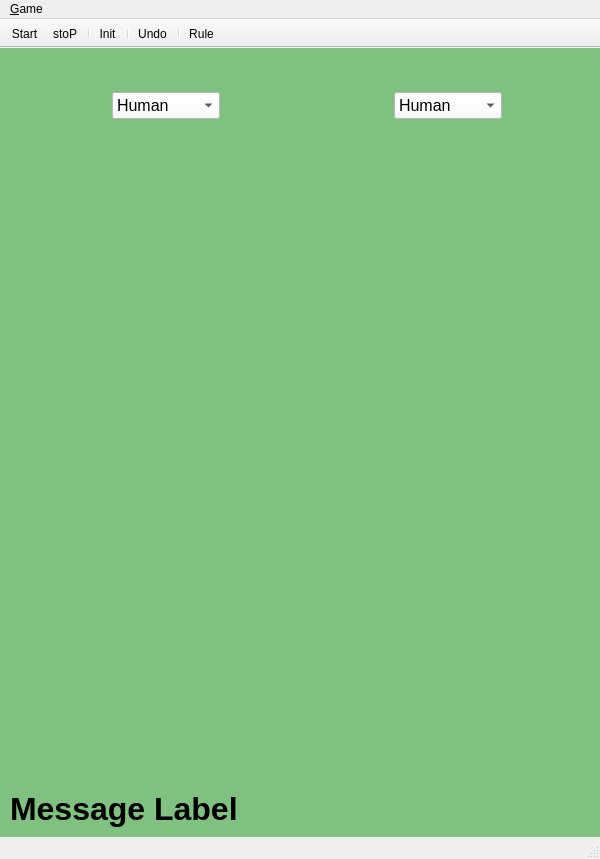
<?xml version="1.0" encoding="UTF-8"?>
<ui version="4.0">
 <class>MainWindowClass</class>
 <widget class="QMainWindow" name="MainWindowClass">
  <property name="geometry">
   <rect>
    <x>0</x>
    <y>0</y>
    <width>600</width>
    <height>859</height>
   </rect>
  </property>
  <property name="windowTitle">
   <string>MainWindow</string>
  </property>
  <property name="styleSheet">
   <string notr="true"/>
  </property>
  <widget class="CentralWidget" name="centralWidget">
   <property name="autoFillBackground">
    <bool>false</bool>
   </property>
   <property name="styleSheet">
    <string notr="true">background-color: #80c080</string>
   </property>
   <layout class="QVBoxLayout" name="verticalLayout">
    <property name="leftMargin">
     <number>10</number>
    </property>
    <property name="topMargin">
     <number>10</number>
    </property>
    <property name="rightMargin">
     <number>10</number>
    </property>
    <property name="bottomMargin">
     <number>10</number>
    </property>
    <item>
     <widget class="QWidget" name="widget" native="true">
      <property name="minimumSize">
       <size>
        <width>32</width>
        <height>95</height>
       </size>
      </property>
      <layout class="QHBoxLayout" name="horizontalLayout">
       <item>
        <widget class="QWidget" name="black" native="true">
         <layout class="QHBoxLayout" name="horizontalLayout_2">
          <property name="leftMargin">
           <number>0</number>
          </property>
          <property name="topMargin">
           <number>0</number>
          </property>
          <property name="rightMargin">
           <number>0</number>
          </property>
          <property name="bottomMargin">
           <number>0</number>
          </property>
          <item>
           <spacer name="horizontalSpacer_3">
            <property name="orientation">
             <enum>Qt::Orientation::Horizontal</enum>
            </property>
            <property name="sizeHint" stdset="0">
             <size>
              <width>40</width>
              <height>20</height>
             </size>
            </property>
           </spacer>
          </item>
          <item>
           <widget class="QLabel" name="label">
            <property name="minimumSize">
             <size>
              <width>0</width>
              <height>70</height>
             </size>
            </property>
            <property name="text">
             <string/>
            </property>
            <property name="pixmap">
             <pixmap>images/circle_black_64.png</pixmap>
            </property>
           </widget>
          </item>
          <item>
           <widget class="QComboBox" name="comboBox">
            <property name="font">
             <font>
              <pointsize>12</pointsize>
             </font>
            </property>
            <property name="styleSheet">
             <string notr="true">background-color: white;</string>
            </property>
            <item>
             <property name="text">
              <string>Human</string>
             </property>
            </item>
            <item>
             <property name="text">
              <string>Randam AI</string>
             </property>
            </item>
            <item>
             <property name="text">
              <string>AI Depth 1</string>
             </property>
            </item>
           </widget>
          </item>
          <item>
           <spacer name="horizontalSpacer">
            <property name="orientation">
             <enum>Qt::Orientation::Horizontal</enum>
            </property>
            <property name="sizeHint" stdset="0">
             <size>
              <width>40</width>
              <height>20</height>
             </size>
            </property>
           </spacer>
          </item>
         </layout>
        </widget>
       </item>
       <item>
        <widget class="QWidget" name="white" native="true">
         <layout class="QHBoxLayout" name="horizontalLayout_3">
          <property name="leftMargin">
           <number>0</number>
          </property>
          <property name="topMargin">
           <number>0</number>
          </property>
          <property name="rightMargin">
           <number>0</number>
          </property>
          <property name="bottomMargin">
           <number>0</number>
          </property>
          <item>
           <spacer name="horizontalSpacer_4">
            <property name="orientation">
             <enum>Qt::Orientation::Horizontal</enum>
            </property>
            <property name="sizeHint" stdset="0">
             <size>
              <width>40</width>
              <height>20</height>
             </size>
            </property>
           </spacer>
          </item>
          <item>
           <widget class="QLabel" name="label_2">
            <property name="minimumSize">
             <size>
              <width>0</width>
              <height>70</height>
             </size>
            </property>
            <property name="text">
             <string/>
            </property>
            <property name="pixmap">
             <pixmap>images/close_black_64.png</pixmap>
            </property>
           </widget>
          </item>
          <item>
           <widget class="QComboBox" name="comboBox_2">
            <property name="font">
             <font>
              <pointsize>12</pointsize>
             </font>
            </property>
            <property name="styleSheet">
             <string notr="true">background-color: white;</string>
            </property>
            <item>
             <property name="text">
              <string>Human</string>
             </property>
            </item>
            <item>
             <property name="text">
              <string>Random AI</string>
             </property>
            </item>
            <item>
             <property name="text">
              <string>AI Depth 1</string>
             </property>
            </item>
           </widget>
          </item>
          <item>
           <spacer name="horizontalSpacer_2">
            <property name="orientation">
             <enum>Qt::Orientation::Horizontal</enum>
            </property>
            <property name="sizeHint" stdset="0">
             <size>
              <width>40</width>
              <height>20</height>
             </size>
            </property>
           </spacer>
          </item>
         </layout>
        </widget>
       </item>
      </layout>
     </widget>
    </item>
    <item>
     <spacer name="verticalSpacer_2">
      <property name="orientation">
       <enum>Qt::Orientation::Vertical</enum>
      </property>
      <property name="sizeHint" stdset="0">
       <size>
        <width>20</width>
        <height>40</height>
       </size>
      </property>
     </spacer>
    </item>
    <item>
     <widget class="BoardWidget" name="board" native="true">
      <property name="minimumSize">
       <size>
        <width>480</width>
        <height>480</height>
       </size>
      </property>
      <property name="maximumSize">
       <size>
        <width>480</width>
        <height>480</height>
       </size>
      </property>
     </widget>
    </item>
    <item>
     <spacer name="verticalSpacer">
      <property name="orientation">
       <enum>Qt::Orientation::Vertical</enum>
      </property>
      <property name="sizeHint" stdset="0">
       <size>
        <width>20</width>
        <height>40</height>
       </size>
      </property>
     </spacer>
    </item>
    <item>
     <widget class="QLabel" name="messLabel">
      <property name="minimumSize">
       <size>
        <width>0</width>
        <height>60</height>
       </size>
      </property>
      <property name="font">
       <font>
        <pointsize>24</pointsize>
        <bold>true</bold>
       </font>
      </property>
      <property name="styleSheet">
       <string notr="true">color: black;</string>
      </property>
      <property name="text">
       <string>Message Label</string>
      </property>
      <property name="alignment">
       <set>Qt::AlignmentFlag::AlignBottom|Qt::AlignmentFlag::AlignLeading|Qt::AlignmentFlag::AlignLeft</set>
      </property>
     </widget>
    </item>
   </layout>
  </widget>
  <widget class="QMenuBar" name="menuBar">
   <property name="enabled">
    <bool>true</bool>
   </property>
   <property name="geometry">
    <rect>
     <x>0</x>
     <y>0</y>
     <width>600</width>
     <height>33</height>
    </rect>
   </property>
   <widget class="QMenu" name="menu_Game">
    <property name="title">
     <string>&amp;Game</string>
    </property>
    <addaction name="action_Init"/>
    <addaction name="action_Start"/>
    <addaction name="action_Stop"/>
    <addaction name="action_Undo"/>
   </widget>
   <addaction name="menu_Game"/>
  </widget>
  <widget class="QToolBar" name="mainToolBar">
   <property name="movable">
    <bool>false</bool>
   </property>
   <property name="iconSize">
    <size>
     <width>48</width>
     <height>48</height>
    </size>
   </property>
   <property name="floatable">
    <bool>false</bool>
   </property>
   <attribute name="toolBarArea">
    <enum>TopToolBarArea</enum>
   </attribute>
   <attribute name="toolBarBreak">
    <bool>false</bool>
   </attribute>
   <addaction name="action_Start"/>
   <addaction name="action_Stop"/>
   <addaction name="separator"/>
   <addaction name="action_Init"/>
   <addaction name="separator"/>
   <addaction name="action_Undo"/>
   <addaction name="separator"/>
   <addaction name="action_Rule"/>
  </widget>
  <widget class="QStatusBar" name="statusBar"/>
  <action name="action_Init">
   <property name="icon">
    <iconset>
     <normaloff>images/first_page.png</normaloff>images/first_page.png</iconset>
   </property>
   <property name="text">
    <string>&amp;Init</string>
   </property>
  </action>
  <action name="action_Start">
   <property name="checkable">
    <bool>true</bool>
   </property>
   <property name="icon">
    <iconset>
     <normaloff>images/play_black.png</normaloff>images/play_black.png</iconset>
   </property>
   <property name="text">
    <string>&amp;Start</string>
   </property>
  </action>
  <action name="action_Stop">
   <property name="checkable">
    <bool>true</bool>
   </property>
   <property name="icon">
    <iconset>
     <normaloff>images/stop_32.png</normaloff>images/stop_32.png</iconset>
   </property>
   <property name="text">
    <string>sto&amp;P</string>
   </property>
  </action>
  <action name="action_Rule">
   <property name="icon">
    <iconset>
     <normaloff>images/rule_black.png</normaloff>images/rule_black.png</iconset>
   </property>
   <property name="text">
    <string>&amp;Rule</string>
   </property>
   <property name="menuRole">
    <enum>QAction::MenuRole::NoRole</enum>
   </property>
  </action>
  <action name="action_Undo">
   <property name="icon">
    <iconset>
     <normaloff>images/undo.png</normaloff>images/undo.png</iconset>
   </property>
   <property name="text">
    <string>&amp;Undo</string>
   </property>
  </action>
 </widget>
 <layoutdefault spacing="6" margin="11"/>
 <customwidgets>
  <customwidget>
   <class>CentralWidget</class>
   <extends>QWidget</extends>
   <header>centralwidget.h</header>
   <container>1</container>
  </customwidget>
  <customwidget>
   <class>BoardWidget</class>
   <extends>QWidget</extends>
   <header>boardwidget.h</header>
   <container>1</container>
  </customwidget>
 </customwidgets>
 <resources>
  <include location="MainWindow.qrc"/>
 </resources>
 <connections>
  <connection>
   <sender>comboBox_2</sender>
   <signal>currentIndexChanged(int)</signal>
   <receiver>MainWindowClass</receiver>
   <slot>onWhitePlayerChanged(int)</slot>
   <hints>
    <hint type="sourcelabel">
     <x>458</x>
     <y>125</y>
    </hint>
    <hint type="destinationlabel">
     <x>558</x>
     <y>-5</y>
    </hint>
   </hints>
  </connection>
  <connection>
   <sender>comboBox</sender>
   <signal>currentIndexChanged(int)</signal>
   <receiver>MainWindowClass</receiver>
   <slot>onBlackPlayerChanged(int)</slot>
   <hints>
    <hint type="sourcelabel">
     <x>179</x>
     <y>121</y>
    </hint>
    <hint type="destinationlabel">
     <x>195</x>
     <y>-18</y>
    </hint>
   </hints>
  </connection>
 </connections>
 <slots>
  <slot>onWhitePlayerChanged(int)</slot>
  <slot>onBlackPlayerChanged(int)</slot>
 </slots>
</ui>
